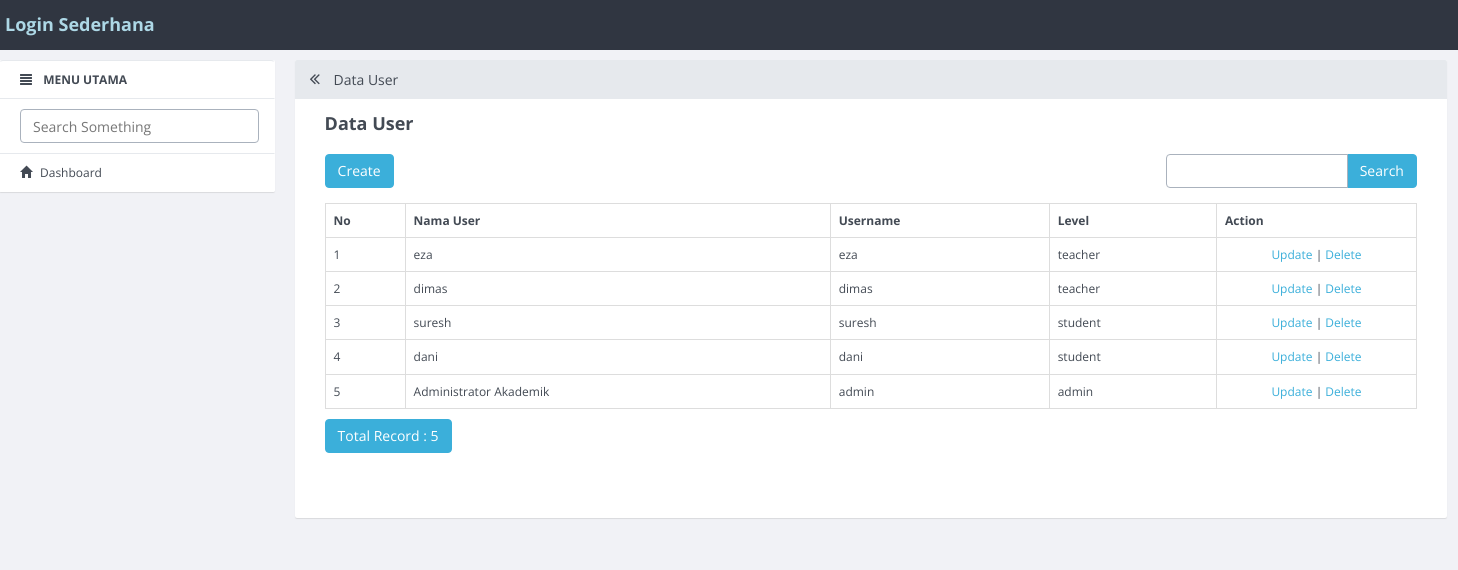
Screenshot of /index.php/users with the database file from the repository.
### tables this page shows
CREATE TABLE `users` (
  `id_user` int(11) NOT NULL,
  `nama_user` varchar(100) DEFAULT NULL,
  `username` varchar(50) DEFAULT NULL,
  `password` varchar(50) DEFAULT NULL,
  `level` varchar(20) DEFAULT NULL
);

### application/controllers/Users.php (called while the page is built, shortened)
<?php
class Users extends CI_Controller
{
    function __construct()
    {
        $this->load->model('Users_model');
        $this->load->library('form_validation');
    }
    public function index()
    {
        $q = urldecode($this->input->get('q', TRUE));
        $start = intval($this->input->get('start'));
        if ($q <> '') {
            $config['base_url'] = base_url() . 'users/index.html?q=' . urlencode($q);
            $config['first_url'] = base_url() . 'users/index.html?q=' . urlencode($q);
        } else {
            $config['base_url'] = base_url() . 'users/index.html';
            $config['first_url'] = base_url() . 'users/index.html';
        }
        $config['per_page'] = 10;
        $config['page_query_string'] = TRUE;
        $config['total_rows'] = $this->Users_model->total_rows($q);
        $users = $this->Users_model->get_limit_data($config['per_page'], $start, $q);
        $this->load->library('pagination');
        $this->pagination->initialize($config);
        $data = array(
            'users_data' => $users,
            'q' => $q,
            'pagination' => $this->pagination->create_links(),
            'total_rows' => $config['total_rows'],
            'start' => $start,
            'konten' => 'users/users_list',
            'judul' => 'Data User',
        );
        $this->load->view('v_index', $data);
    }
}

### index.php (called while the page is built, shortened)
<?php
require_once BASEPATH.'core/CodeIgniter.php';

### application/config/config.php (called while the page is built, shortened)
<?php
$config['base_url'] = "http://".$_SERVER['HTTP_HOST'];
$config['base_url'] .= preg_replace('@/+$@','',dirname($_SERVER['SCRIPT_NAME'])).'/';
$config['index_page'] = '';
$config['uri_protocol']	= 'REQUEST_URI';
$config['url_suffix'] = '.html';
$config['language']	= 'english';
$config['charset'] = 'UTF-8';
$config['enable_hooks'] = FALSE;
$config['subclass_prefix'] = 'MY_';
$config['composer_autoload'] = FALSE;
$config['permitted_uri_chars'] = 'a-z 0-9~%.:_\-';
$config['enable_query_strings'] = FALSE;
$config['controller_trigger'] = 'c';
$config['function_trigger'] = 'm';
$config['directory_trigger'] = 'd';
$config['allow_get_array'] = TRUE;
$config['log_threshold'] = 0;
$config['log_path'] = '';
$config['log_file_extension'] = '';
$config['log_file_permissions'] = 0644;
$config['log_date_format'] = 'Y-m-d H:i:s';
$config['error_views_path'] = '';
$config['cache_path'] = '';
$config['cache_query_string'] = FALSE;
$config['encryption_key'] = '';
$config['sess_driver'] = 'files';
$config['sess_cookie_name'] = 'ci_session';
$config['sess_expiration'] = 7200;
$config['sess_save_path'] = NULL;
$config['sess_match_ip'] = FALSE;
$config['sess_time_to_update'] = 300;
$config['sess_regenerate_destroy'] = FALSE;
$config['cookie_prefix']	= '';
$config['cookie_domain']	= '';
$config['cookie_path']		= '/';
$config['cookie_secure']	= FALSE;
$config['cookie_httponly'] 	= FALSE;
$config['standardize_newlines'] = FALSE;
$config['global_xss_filtering'] = FALSE;
$config['csrf_protection'] = FALSE;
$config['csrf_token_name'] = 'csrf_test_name';
$config['csrf_cookie_name'] = 'csrf_cookie_name';
$config['csrf_expire'] = 7200;
$config['csrf_regenerate'] = TRUE;
$config['csrf_exclude_uris'] = array();
$config['compress_output'] = FALSE;
$config['time_reference'] = 'local';
$config['rewrite_short_tags'] = FALSE;
$config['proxy_ips'] = '';

### application/models/Users_model.php (called while the page is built, shortened)
<?php
class Users_model extends CI_Model
{
    public $table = 'users';
    public $id = 'id_user';
    public $order = 'DESC';
    function total_rows($q = NULL) {
        $this->db->like('id_user', $q);
	$this->db->or_like('nama_user', $q);
	$this->db->or_like('username', $q);
	$this->db->or_like('password', $q);
	$this->db->or_like('level', $q);
	$this->db->from($this->table);
        return $this->db->count_all_results();
    }
    function get_limit_data($limit, $start = 0, $q = NULL) {
        $this->db->order_by($this->id, $this->order);
        $this->db->like('id_user', $q);
	$this->db->or_like('nama_user', $q);
	$this->db->or_like('username', $q);
	$this->db->or_like('password', $q);
	$this->db->or_like('level', $q);
	$this->db->limit($limit, $start);
        return $this->db->get($this->table)->result();
    }
}

### application/views/users/users_list.php (the view, shortened to what this page needs)
<div class="row" style="margin-bottom: 10px">
            <div class="col-md-4">
                <?php echo anchor(site_url('users/create'),'Create', 'class="btn btn-primary"'); ?>
            </div>
            <div class="col-md-4 text-center">
            </div>
            <div class="col-md-1 text-right">
            </div>
            <div class="col-md-3 text-right">
                <form action="<?php echo site_url('users/index'); ?>" class="form-inline" method="get">
                    <div class="input-group">
                        <input type="text" class="form-control" name="q" value="<?php echo $q; ?>">
                        <span class="input-group-btn">
                          <button class="btn btn-primary" type="submit">Search</button>
                        </span>
                    </div>
                </form>
            </div>
        </div>
        <table class="table table-bordered" style="margin-bottom: 10px">
            <tr>
                <th>No</th>
        <th>Nama User</th>
        <th>Username</th>
        <th>Level</th>
        <th>Action</th>
            </tr><?php
            foreach ($users_data as $users)
            {
                ?>
                <tr>
            <td width="80px"><?php echo ++$start ?></td>
            <td><?php echo $users->nama_user ?></td>
            <td><?php echo $users->username ?></td>
            <td><?php echo $users->level ?></td>
            <td style="text-align:center" width="200px">
                <?php
                echo anchor(site_url('users/update/'.$users->id_user),'Update');
                echo ' | ';
                echo anchor(site_url('users/delete/'.$users->id_user),'Delete','onclick="javasciprt: return confirm(\'Are You Sure ?\')"');
                ?>
            </td>
        </tr>
                <?php
            }
            ?>
        </table>
        <div class="row">
            <div class="col-md-6">
                <a href="#" class="btn btn-primary">Total Record : <?php echo $total_rows ?></a>
        </div>
            <div class="col-md-6 text-right">
            </div>
        </div>

### application/views/config/header.php (shortened to what this page needs)
<!DOCTYPE html>
<html>
  <head>
    <link rel="stylesheet" href="assets/dist/css/site.min.css">
    <link href="assets/bootstrap-datepicker.css" rel="stylesheet">
  </head>
  <body>
    <nav role="navigation" class="navbar navbar-custom">
        <div class="container-fluid">
          <h5 style="color: lightblue">Login Sederhana</h5>
        </div>
      </nav>

### application/views/v_index.php (shortened to what this page needs)
<?php include 'config/header.php'; ?>
    <div class="container-fluid">
        <div class="row row-offcanvas row-offcanvas-left">
          <?php include 'config/menu.php'; ?>
          <div class="col-xs-12 col-sm-9 content">
            <div class="panel panel-default">
              <div class="panel-heading">
                <h3 class="panel-title"><a href="javascript:void(0);" class="toggle-sidebar"><span class="fa fa-angle-double-left" data-toggle="offcanvas" title="Maximize Panel"></span></a> <?php echo $judul; ?></h3>
              </div>
              <div class="panel-body">
                <div class="content-row">
                  <h2 class="content-row-title"><?php echo $judul; ?></h2>
                  <div class="row">
                    <div class="col-md-12">
                     <?php include $konten.'.php'; ?>
                    </div>
                  </div>
                </div>
              </div>
            </div>
        </div>
      </div>
    </div>

### application/views/config/menu.php (shortened to what this page needs)
<div class="col-xs-6 col-sm-3 sidebar-offcanvas" role="navigation">
            <ul class="list-group panel">
                <li class="list-group-item"><i class="glyphicon glyphicon-align-justify"></i> <b>MENU UTAMA</b></li>
                <li class="list-group-item"><input type="text" class="form-control search-query" placeholder="Search Something"></li>
                <li class="list-group-item"><a href="<?php echo base_url()?>"><i class="glyphicon glyphicon-home"></i>Dashboard </a></li>
              </ul>
          </div>

### rows the page displays
users: nama_user "eza", username "eza", level "teacher", id_user "Update", id_user "Delete"
users: nama_user "dimas", username "dimas", level "teacher", id_user "Update", id_user "Delete"
users: nama_user "suresh", username "suresh", level "student", id_user "Update", id_user "Delete"
users: nama_user "dani", username "dani", level "student", id_user "Update", id_user "Delete"
users: nama_user "Administrator Akademik", username "admin", level "admin", id_user "Update", id_user "Delete"

### other values shown
$judul "Data User"
anchor(site_url('users/create'),'Create', 'class="btn btn-primary"') "Create"
$total_rows "5"
